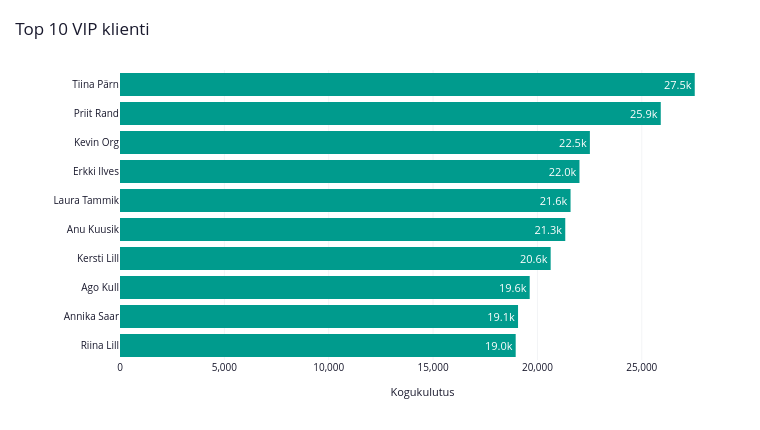

Notebook cell for this chart:
### Code cell
top_vip = (
    rfm_viz[rfm_viz["segment"] == "VIP Champions"]
    .nlargest(10, "monetary")
    .sort_values("monetary", ascending=False)
    .copy()
)

top_vip["monetary_label"] = top_vip["monetary"].map(lambda x: f"{x/1000:.1f}k")

vip_order = top_vip["customer_name"].tolist()

fig3 = px.bar(
    top_vip,
    x="monetary",
    y="customer_name",
    orientation="h",
    text="monetary_label",
    color_discrete_sequence=[TEAL],
    title="Top 10 VIP klienti",
    width=CHART_WIDTH,
    height=CHART_HEIGHT,
    labels={
        "customer_name": "",
        "monetary": "Kogukulutus"
    }
)

fig3.update_traces(
    textposition="inside",
    insidetextanchor="end",
    textfont=dict(color=WHITE, size=11),
    marker_line_width=0,
    hovertemplate="<b>%{y}</b><br>Kogukulutus: %{x:,.2f} EUR<extra></extra>"
)

fig3.update_layout(
    **BASE_LAYOUT,
    showlegend=False,
    xaxis=dict(
        title="Kogukulutus",
        title_font=dict(size=11),
        tickfont=dict(size=10),
        gridcolor=LIGHT_GRAY,
        tickformat=",.0f"
    ),
    yaxis=dict(
        title="",
        tickfont=dict(size=10),
        showgrid=False,
        categoryorder="array",
        categoryarray=vip_order[::-1]
    ),
    margin=dict(l=120, r=35, t=70, b=70)
)

fig3.show()

### Figure 1 — Plotly figure (JSON) as saved in the notebook; plotly's stock layout.template omitted (floating-point values rounded to 4 significant figures)
{"data": [{"hovertemplate": "<b>%{y}</b><br>Kogukulutus: %{x:,.2f} EUR<extra></extra>", "insidetextanchor": "end", "legendgroup": "", "marker": {"color": "#009B8D", "line": {"width": 0}, "pattern": {"shape": ""}}, "name": "", "orientation": "h", "showlegend": false, "text": ["27.5k", "25.9k", "22.5k", "22.0k", "21.6k", "21.3k", "20.6k", "19.6k", "19.1k", "19.0k"], "textfont": {"color": "#FFFFFF", "size": 11}, "textposition": "inside", "type": "bar", "x": [27540.0, 25910.0, 22510.0, 22010.0, 21590.0, 21330.0, 20630.0, 19630.0, 19070.0, 18960.0], "xaxis": "x", "y": ["Tiina Pärn", "Priit Rand", "Kevin Org", "Erkki Ilves", "Laura Tammik", "Anu Kuusik", "Kersti Lill", "Ago Kull", "Annika Saar", "Riina Lill"], "yaxis": "y"}], "layout": {"barmode": "relative", "font": {"color": "#1A1A2E", "size": 11}, "height": 430, "legend": {"tracegroupgap": 0}, "margin": {"b": 70, "l": 120, "r": 35, "t": 70}, "paper_bgcolor": "#FFFFFF", "plot_bgcolor": "#FFFFFF", "showlegend": false, "title": {"font": {"color": "#1A1A2E", "size": 17}, "text": "Top 10 VIP klienti", "x": 0.02}, "width": 760, "xaxis": {"anchor": "y", "domain": [0, 1], "gridcolor": "#F3F4F6", "tickfont": {"size": 10}, "tickformat": ",.0f", "title": {"font": {"size": 11}, "text": "Kogukulutus"}}, "yaxis": {"anchor": "x", "categoryarray": ["Riina Lill", "Annika Saar", "Ago Kull", "Kersti Lill", "Anu Kuusik", "Laura Tammik", "Erkki Ilves", "Kevin Org", "Priit Rand", "Tiina Pärn"], "categoryorder": "array", "domain": [0, 1], "showgrid": false, "tickfont": {"size": 10}, "title": {"text": ""}}}}
